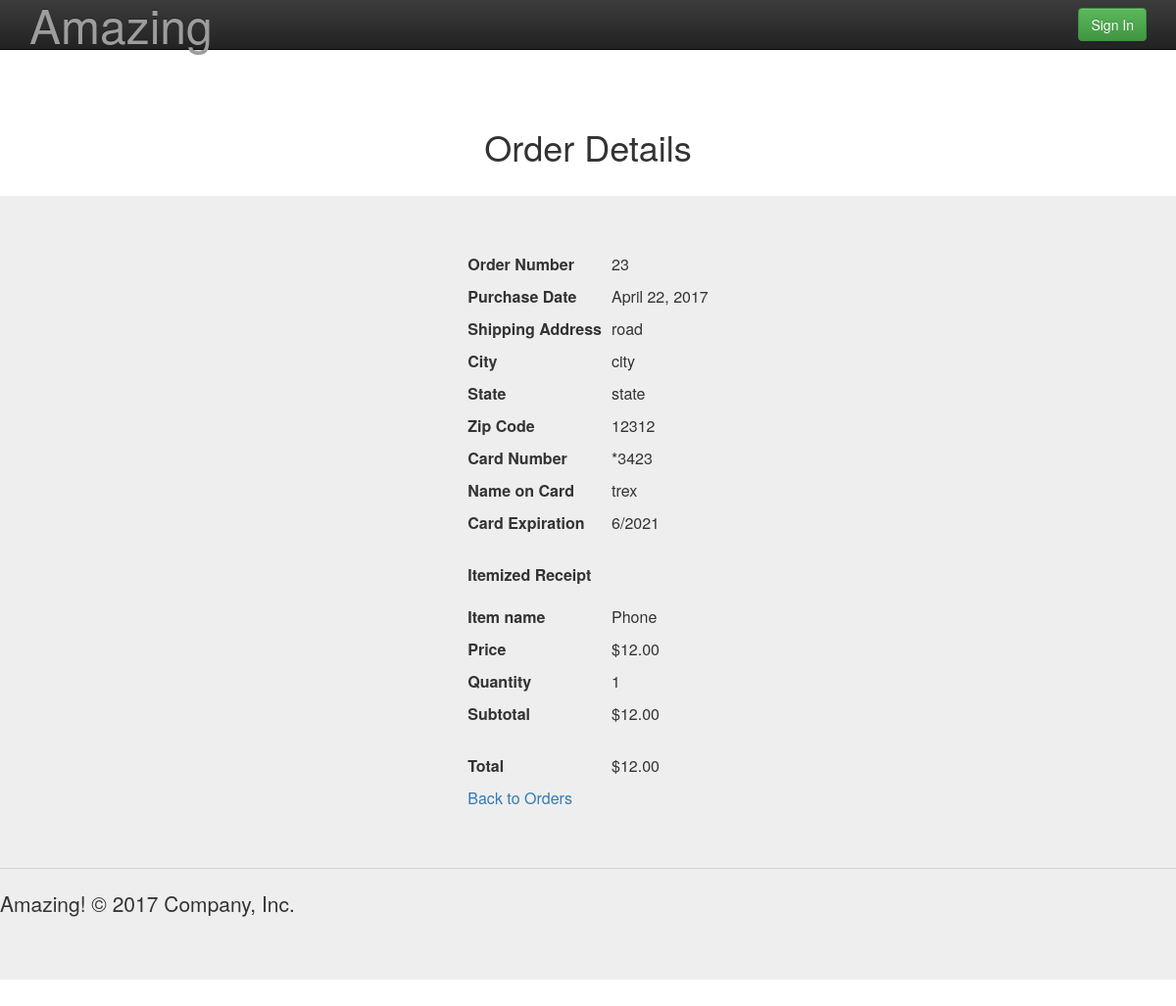
The app's page /profile/order/?id=23 with its own data.
### user_profile/models.py (models this page shows)
class Order(models.Model):
	user = models.ForeignKey(User,on_delete=models.CASCADE)
	purchase_date = models.DateField(auto_now_add=True)
	address = models.CharField(max_length=100, blank=True)
	city = models.CharField(max_length=100, blank=True)
	state = models.CharField(max_length=100, blank=True)
	zip_code = models.CharField(max_length=100, blank=True)
	card_number = models.IntegerField(null=True)
	card_name = models.CharField(max_length=100, blank=True)
	card_month = models.IntegerField(null=True)
	card_year = models.IntegerField(null=True)
	def getCardNumber(self):
		return str(self.card_number)[-4:].rjust(len(str(self.card_number)), "*")

class ItemOrder(models.Model):
	itemId = models.ForeignKey(Item, on_delete=models.CASCADE)
	quantity = models.IntegerField()
	orderId = models.ForeignKey('Order',on_delete=models.CASCADE)
	def total(self):
		return self.quantity * self.itemId.price

### item/models.py (models this page shows, shortened)
class Item(models.Model):
	name = models.CharField(max_length=100)
	seller_name = models.CharField(max_length=100)
	price = models.FloatField()

### user_profile/views.py (the view)
def order(request):
	if request.method == 'GET':
		orderId = request.GET.get('id')
		order = Order.objects.get(pk=orderId)
		items = ItemOrder.objects.filter(orderId=orderId)
		total = 0
		for item in items:
			total += item.total()
		return render(request, 'order.html', {
			'order':order,
			'items':items,
			'card_month':MONTH_CHOICES[order.card_month][1],
			'card_year':YEAR_CHOICES[order.card_year][1],
			'total':total,
			})

### templates/order.html (shortened to what this page needs)
{% load staticfiles %}
{% load humanize %}
<link rel="stylesheet" href="https://maxcdn.bootstrapcdn.com/bootstrap/3.3.7/css/bootstrap.min.css">
<link rel="stylesheet" href="https://maxcdn.bootstrapcdn.com/bootstrap/3.3.7/css/bootstrap-theme.min.css">
<!DOCTYPE html>
<html lang="en">
  <head>
    <link href="../../assets/css/ie10-viewport-bug-workaround.css" rel="stylesheet">
    <link href="/static/css/jumbotron.css" rel="stylesheet">
  </head>
  <body>
    <nav class="navbar navbar-inverse navbar-fixed-top">
      <div class="container">
        <div class="navbar-header">
          <a class="navbar-brand" href="/">
      <font size = "18">Amazing</font>
      </a>
        </div>
        <div id="navbar" class="navbar-collapse collapse">
          <form class="navbar-form navbar-right">
            <form method="POST" action="{}">
              <div class="form-group">
                {% if user.is_authenticated %}
                  <table>
                    <tr>
                      <td><a class="navbar-brand text-center" href="{% url 'profile' %}">Welcome {{ user.username }}!</a></td>
                      <td><a class="btn btn-success" href="{% url 'profile' %}" role="button">Profile</a></td>
                      <td>&nbsp;</td>
                      <td> <a class="btn btn-success" href="{% url 'logout' %}" role="button">Logout</a></td>
                      <td>&nbsp;</td>
                      <td> <a class="btn btn-success" href="{% url 'cart' %}" role="button">Cart</a></td>
                    </tr>
                  </table>
                {% else %}
                  <a class="btn btn-success" href="{% url 'login' %}" role="button">Sign In</a>
                {% endif %}
              </div>
            </form>
          </form>
      </div>
    </nav>
  <div class="SearchColumn">
    <br>
    <br>
    <div class="container text-center">
      <br>
      <h1>Order Details</h1>
      <br>
    </div>
  </div>
  <div class="jumbotron">
    <div class="container text-center">
      <table class="center" style="border-collapse: separate; border-spacing: 10px;">
        <tr>
          <th>Order Number</th>
          <td>{{order.pk}}</td>
        </tr>
        <tr>
          <th>Purchase Date</th>
          <td>{{order.purchase_date}}</td>
        </tr>
        <tr>
          <th>Shipping Address</th>
          <td>{{order.address}}</td>
        </tr>
        <tr>
          <th>City</th>
          <td>{{order.city}}</td>
        </tr>
        <tr>
          <th>State</th>
          <td>{{order.state}}</td>
        </tr>
        <tr>
          <th>Zip Code</th>
          <td>{{order.zip_code}}</td>
        </tr>
        <tr>
          <th>Card Number</th>
          <td>{{order.getCardNumber}}</td>
        </tr>
        <tr>
          <th>Name on Card</th>
          <td>{{order.card_name}}</td>
        </tr>
        <tr>
          <th>Card Expiration</th>
          <td>{{card_month}}/{{card_year}}</td>
        </tr>
        <tr>
          <th>Itemized Receipt</th>
          <td>
        </tr>
        {% for item in items %}
		<tr>
		   <th>Item name</th>
		   <td>{{item.itemId.name}}</td>
		</tr>
		<tr>
		   <th>Price</th>
		   <td>${{item.itemId.price|floatformat:2|intcomma}}</td>
		</tr>
		<tr>
		   <th>Quantity</th>
		   <td>{{item.quantity}}</td>
		</tr>
		<tr>
		   <th>Subtotal</th>
		   <td>${{item.total|floatformat:2|intcomma}}</td>
		</tr>
		{% endfor %}
		<tr>
		   <th>Total</th>
		   <td>${{total|floatformat:2|intcomma}}
		</tr>
        <tr>
          <td><a href="{% url 'view_orders' %}">Back to Orders</a></td>
          <td></td>
        </tr>
      </table>
    </div>
    <hr>
    <footer>
      <p>Amazing! &copy; 2017 Company, Inc.</p>
    </footer>
  </div>
  </body>
</html>

### static/css/jumbotron.css (style rules this page uses)
body { padding-top: 50px; padding-bottom: 20px; }

### templates/order.html (style rules this page uses)
table.center { margin-left: auto; margin-right: auto; }

### records on screen
Order: pk "23", purchase_date "April 22, 2017", address "road", city "city", state "state", zip_code "12312", getCardNumber "*3423", card_name "trex"
ItemOrder: itemId.name "Phone", itemId.price "12.00", quantity "1", total "12.00"

### other values on screen
{{ card_month }} "6"
{{ card_year }} "2021"
{{ total|floatformat:2|intcomma }} "12.00"
